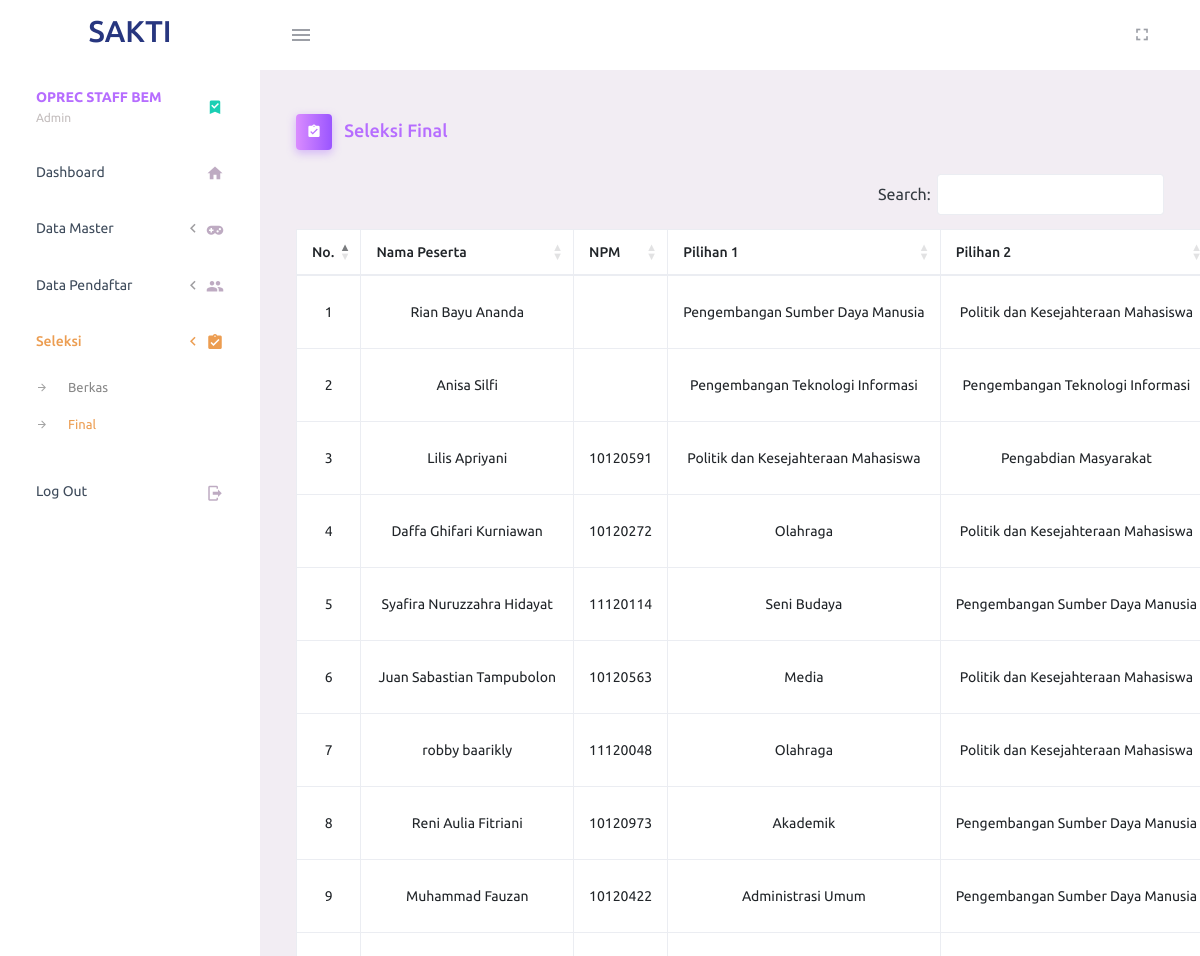
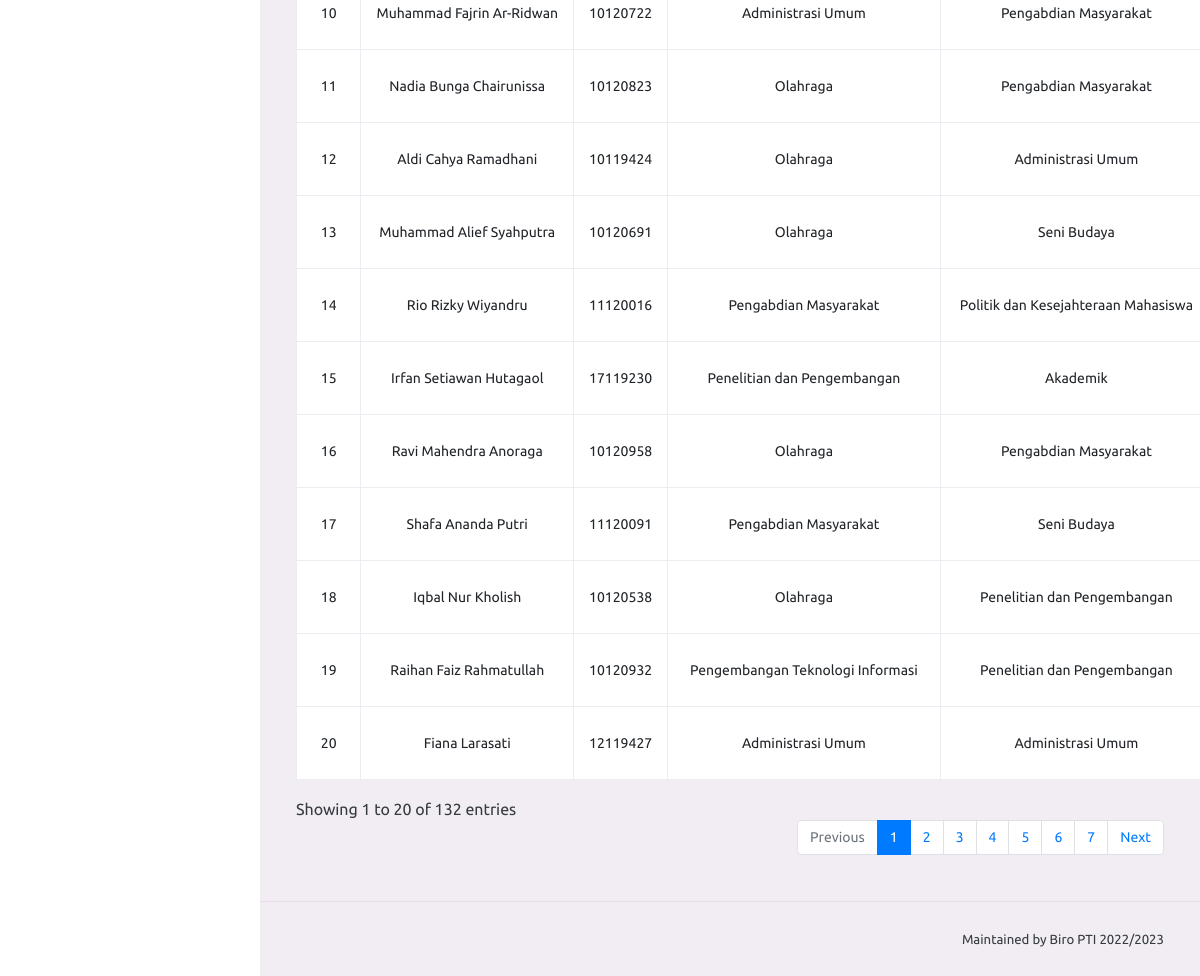
Page /OPREC_BEM_FIKTI_2022-2023/Dashboard-Admin/pages/seleksi2.php (signed in) on the committed database (2 pictures, top to bottom).
### tables this page shows
CREATE TABLE `users_account` (
  `id_accounts` int(11) NOT NULL,
  `email` varchar(50) NOT NULL,
  `password` varchar(50) NOT NULL,
  `berkas` int(1) NOT NULL COMMENT '0=belum ada aksi, 1=tidak lulus, 2=lulus',
  `deadline` int(1) NOT NULL COMMENT '0=buka, 1=tutup',
  `deadline_psikotest` int(1) NOT NULL COMMENT '1=buka, 2=tutup',
  `final` int(1) NOT NULL COMMENT '0=belum ada aksi, 1=tidak lulus, 2=lulus',
  `created_at` timestamp NOT NULL DEFAULT current_timestamp() ON UPDATE current_timestamp()
);

CREATE TABLE `biodata` (
  `id_biodata` int(11) NOT NULL,
  `email` varchar(50) NOT NULL,
  `nama_lengkap` varchar(50) DEFAULT NULL,
  `ttl` varchar(100) DEFAULT NULL,
  `jk` varchar(10) DEFAULT NULL,
  `agama` varchar(20) DEFAULT NULL,
  `anak_ke` int(1) DEFAULT NULL,
  `bersaudara` int(1) DEFAULT NULL,
  `satu_kata` varchar(120) DEFAULT NULL,
  `moto` text DEFAULT NULL,
  `pas_foto` varchar(100) DEFAULT NULL
);

CREATE TABLE `users_choose_point` (
  `id_point` int(11) NOT NULL,
  `email` varchar(50) NOT NULL,
  `choose_one` varchar(50) DEFAULT NULL,
  `choose_two` varchar(50) DEFAULT NULL,
  `reason` text DEFAULT NULL,
  `motivations` text DEFAULT NULL
);

CREATE TABLE `users_study_data` (
  `id_study` int(11) NOT NULL,
  `email` varchar(50) NOT NULL,
  `tahun_masuk` varchar(4) DEFAULT NULL,
  `npm` varchar(10) DEFAULT NULL,
  `jurusan` varchar(20) DEFAULT NULL,
  `domisili` varchar(15) DEFAULT NULL,
  `sks` int(3) DEFAULT NULL,
  `ipk_lokal` varchar(5) DEFAULT NULL,
  `ipk_utama` varchar(5) DEFAULT NULL,
  `rangkuman` varchar(5) DEFAULT NULL
);

### OPREC_BEM_FIKTI_2022-2023/Dashboard-Admin/pages/seleksi2.php (the view, shortened to what this page needs)
<?php
require("../config/function.php");
$seleksi_final = mysqli_query($conn,"SELECT * FROM users_account
                              INNER JOIN biodata USING(email)
                              INNER JOIN users_study_data USING(email)
                              INNER JOIN users_choose_point USING(email)
                              WHERE users_account.berkas = 2");
?>
<!DOCTYPE html>
<html lang="en">
  <head>
    <?php include('../partials/header.php'); ?>
  </head>
  <body>
    <div class="container-scroller">
    <?php include('../partials/navbar.php'); ?>
      <div class="container-fluid page-body-wrapper">
        <?php include('../partials/sidebar.php'); ?>
        <div class="main-panel">
          <div class="content-wrapper">
            <div class="page-header">
              <h3 class="page-title text-primary">
                <span class="page-title-icon bg-gradient-primary text-white mr-2">
                  <i class="mdi mdi-clipboard-check"></i>
                </span> Seleksi Final
              </h3>
            </div>
  		      <div class="order" id="order">
              <table id="example" class="table table-bordered table-hover dt-responsive nowrap text-center" style="width:100%; background-color:#fff;">
                <thead>
                <tr>
                    <th>No.</th>
                    <th>Nama Peserta</th>
                    <th>NPM</th>
                    <th>Pilihan 1</th>
                    <th>Pilihan 2</th>
                </tr>
                </thead>
                <?php
                  $no = 1;
                  foreach($seleksi_final as $seleksi2) :
                ?>
                  <tr>
                    <td><?= $no;?></td>
                    <td><?= $seleksi2['nama_lengkap']?></td>
                    <td><?= $seleksi2['npm'];?></td>
                    <td><?= $seleksi2['choose_one'];?></td>
                    <td><?= $seleksi2['choose_two'];?></td>
                  </tr>
                <?php
                  $no++;
                  endforeach;
                ?>
              </table>
  		      </div>
          </div>
          <?php include('../partials/footer.php'); ?>
        </div>
      </div>
    </div>
  </body>
</html>

### rows in the picture
users_account: biodata.nama_lengkap "Rian Bayu Ananda", users_choose_point.choose_one "Pengembangan Sumber Daya Manusia", users_choose_point.choose_two "Politik dan Kesejahteraan Mahasiswa"
users_account: biodata.nama_lengkap "Anisa Silfi", users_choose_point.choose_one "Pengembangan Teknologi Informasi", users_choose_point.choose_two "Pengembangan Teknologi Informasi"
users_account: biodata.nama_lengkap "Lilis Apriyani", users_study_data.npm "10120591", users_choose_point.choose_one "Politik dan Kesejahteraan Mahasiswa", users_choose_point.choose_two "Pengabdian Masyarakat"
users_account: biodata.nama_lengkap "Daffa Ghifari Kurniawan", users_study_data.npm "10120272", users_choose_point.choose_one "Olahraga", users_choose_point.choose_two "Politik dan Kesejahteraan Mahasiswa"
users_account: biodata.nama_lengkap "Syafira Nuruzzahra Hidayat", users_study_data.npm "11120114", users_choose_point.choose_one "Seni Budaya", users_choose_point.choose_two "Pengembangan Sumber Daya Manusia"
users_account: biodata.nama_lengkap "Juan Sabastian Tampubolon", users_study_data.npm "10120563", users_choose_point.choose_one "Media", users_choose_point.choose_two "Politik dan Kesejahteraan Mahasiswa"
users_account: biodata.nama_lengkap "robby baarikly", users_study_data.npm "11120048", users_choose_point.choose_one "Olahraga", users_choose_point.choose_two "Politik dan Kesejahteraan Mahasiswa"
users_account: biodata.nama_lengkap "Reni Aulia Fitriani", users_study_data.npm "10120973", users_choose_point.choose_one "Akademik", users_choose_point.choose_two "Pengembangan Sumber Daya Manusia"
users_account: biodata.nama_lengkap "Muhammad Fauzan", users_study_data.npm "10120422", users_choose_point.choose_one "Administrasi Umum", users_choose_point.choose_two "Pengembangan Sumber Daya Manusia"
users_account: biodata.nama_lengkap "Muhammad Fajrin Ar-Ridwan", users_study_data.npm "10120722", users_choose_point.choose_one "Administrasi Umum", users_choose_point.choose_two "Pengabdian Masyarakat"
users_account: biodata.nama_lengkap "Nadia Bunga Chairunissa", users_study_data.npm "10120823", users_choose_point.choose_one "Olahraga", users_choose_point.choose_two "Pengabdian Masyarakat"
users_account: biodata.nama_lengkap "Aldi Cahya Ramadhani", users_study_data.npm "10119424", users_choose_point.choose_one "Olahraga", users_choose_point.choose_two "Administrasi Umum"
users_account: biodata.nama_lengkap "Muhammad Alief Syahputra", users_study_data.npm "10120691", users_choose_point.choose_one "Olahraga", users_choose_point.choose_two "Seni Budaya"
users_account: biodata.nama_lengkap "Rio Rizky Wiyandru", users_study_data.npm "11120016", users_choose_point.choose_one "Pengabdian Masyarakat", users_choose_point.choose_two "Politik dan Kesejahteraan Mahasiswa"
users_account: biodata.nama_lengkap "Irfan Setiawan Hutagaol", users_study_data.npm "17119230", users_choose_point.choose_one "Penelitian dan Pengembangan", users_choose_point.choose_two "Akademik"
users_account: biodata.nama_lengkap "Ravi Mahendra Anoraga", users_study_data.npm "10120958", users_choose_point.choose_one "Olahraga", users_choose_point.choose_two "Pengabdian Masyarakat"
users_account: biodata.nama_lengkap "Shafa Ananda Putri", users_study_data.npm "11120091", users_choose_point.choose_one "Pengabdian Masyarakat", users_choose_point.choose_two "Seni Budaya"
users_account: biodata.nama_lengkap "Iqbal Nur Kholish", users_study_data.npm "10120538", users_choose_point.choose_one "Olahraga", users_choose_point.choose_two "Penelitian dan Pengembangan"
users_account: biodata.nama_lengkap "Raihan Faiz Rahmatullah", users_study_data.npm "10120932", users_choose_point.choose_one "Pengembangan Teknologi Informasi", users_choose_point.choose_two "Penelitian dan Pengembangan"
users_account: biodata.nama_lengkap "Fiana Larasati", users_study_data.npm "12119427", users_choose_point.choose_one "Administrasi Umum", users_choose_point.choose_two "Administrasi Umum"
